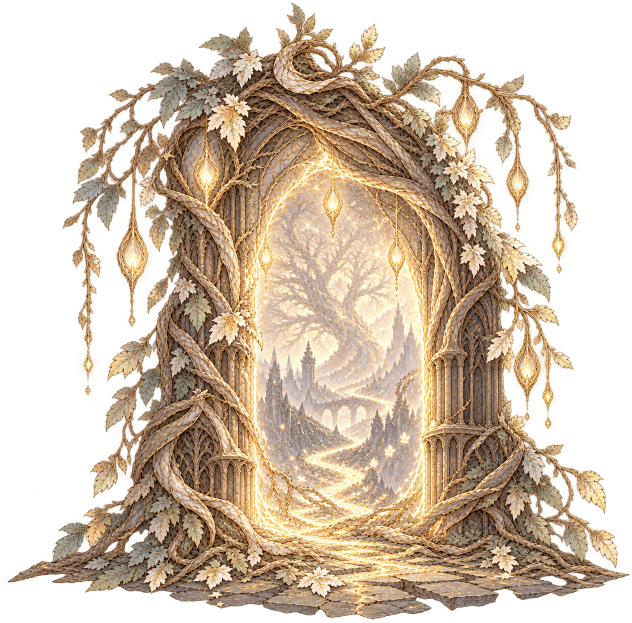
#> input picture art/_원본/objects/포탈.png, 1263 x 1246 px, found by its file name (shown at 1/2 size)
$ python clean_portal.py 'art/_원본/objects/포탈.png' art/objects/portal.png
#> lines starting #> are read from the running program, lines starting #| are printed output that depends on the picture; after the words box and inside, x2 and y2 are one past the last pixel; in counts of white or black regions, pixels touching at a corner belong together
#!/usr/bin/env python3
"""포탈 그림의 배경 제거 찌꺼기(주황 테두리)를 정리한다.
사용: python3 tools/clean_portal.py "art/_원본/objects/포탈.png" art/objects/portal.png
"""
import sys
from PIL import Image
import numpy as np
src, dst = sys.argv[1], sys.argv[2]
a = np.array(Image.open(src).convert("RGBA")).astype(np.float32)
rgb, al = a[..., :3], a[..., 3]
# 1) 아주 옅은 안개 같은 픽셀은 지운다
al[al < 12] = 0
#> al: shape (1246, 1263) float32; min 0, max 255, mean 143.8
# 2) 반투명 가장자리(배경 제거 찌꺼기: 주황빛 테두리)의 색을 가까운 불투명 픽셀 색으로 바꾼다 (알파는 유지)
known = al >= 236
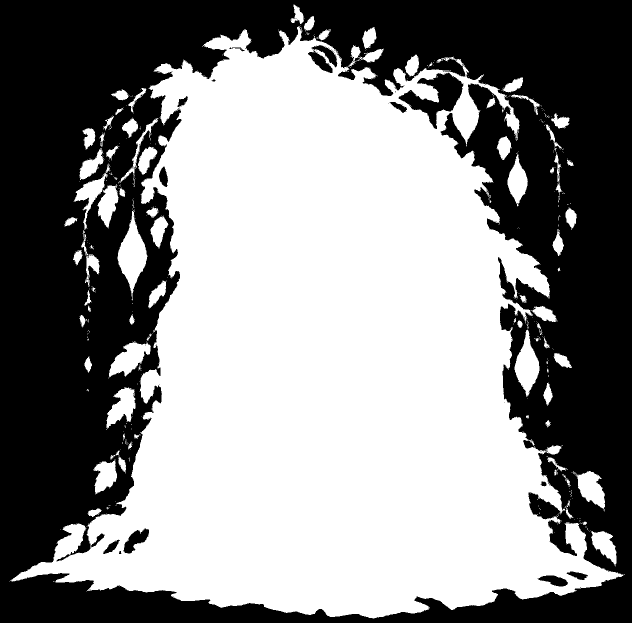
#> known: shape (1246, 1263) bool (shown at 1/2 size); 54.4% white; 111 black regions (96 under 20 px), largest, box (x1, y1, x2, y2) and area: (0, 0, 1263, 1246) 706468, (797, 145, 927, 258) 5790, (616, 90, 675, 146) 1665
col = rgb.copy()
col[~known] = 0
w = known.astype(np.float32)
for _ in range(60):
    # 3x3 이웃 평균으로 한 겹씩 채운다
    acc = np.zeros_like(col); wacc = np.zeros_like(w)
    for dy in (-1, 0, 1):
        for dx in (-1, 0, 1):
            acc += np.roll(np.roll(col * w[..., None], dy, 0), dx, 1)
            wacc += np.roll(np.roll(w, dy, 0), dx, 1)
    fill = wacc > 0
    newcol = np.where(fill[..., None], acc / np.maximum(wacc, 1e-6)[..., None], col)
    newly = fill & (w == 0)
    col = np.where(newly[..., None], newcol, col)
    w = np.where(newly, 1.0, w)
    if not newly.any():
        break
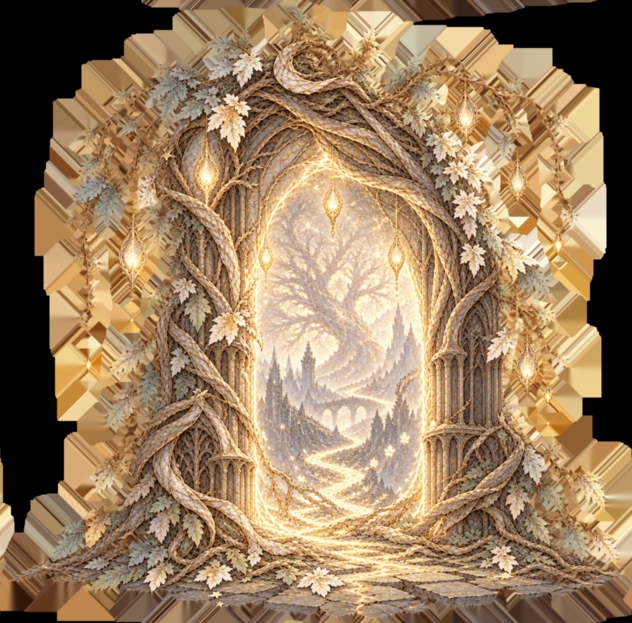
#> acc: shape (1246, 1263, 3) float32 (shown at 1/2 size); mean of channels 0, 1, 2 1389.7, 1144.3, 863; drawn with min black and max white
#> newly: shape (1246, 1263) bool; 0.26% white in thin lines or dots
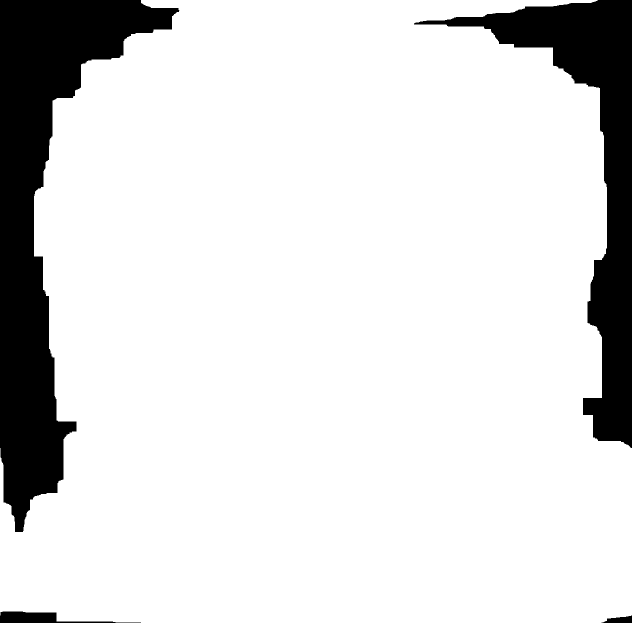
#> w: shape (1246, 1263) float32 (shown at 1/2 size); values 0 (black) and 1 (white), 86.4% white; 4 black regions, box (x1, y1, x2, y2) and area: (0, 0, 359, 1064) 128212, (828, 0, 1263, 896) 81965, (0, 1223, 282, 1246) 2858, (1203, 1231, 1263, 1246) 580
semi = (al > 0) & (al < 236)
#> semi: shape (1246, 1263) bool; 5.7% white; 144 white regions (129 under 20 px), largest, box (x1, y1, x2, y2) and area: (15, 5, 1259, 1240) 83008, (797, 145, 927, 258) 2388, (616, 90, 675, 146) 860
# 채도가 높은(주황) 찌꺼기일수록 이웃 색으로 강하게 바꾼다
mx = rgb.max(-1); mn = rgb.min(-1); sat = (mx - mn)
#> after `mx = rgb.max(-1)`:
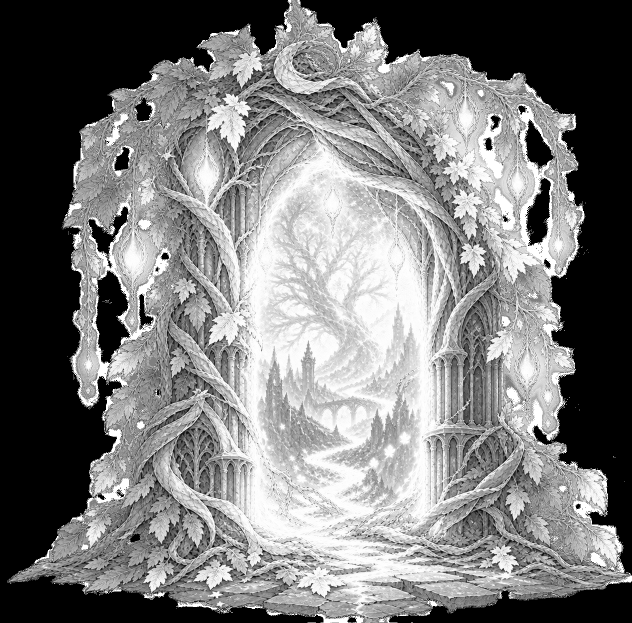
#> mx: shape (1246, 1263) float32 (shown at 1/2 size); min 0, max 255, mean 121.4
#> after `mn = rgb.min(-1)`:
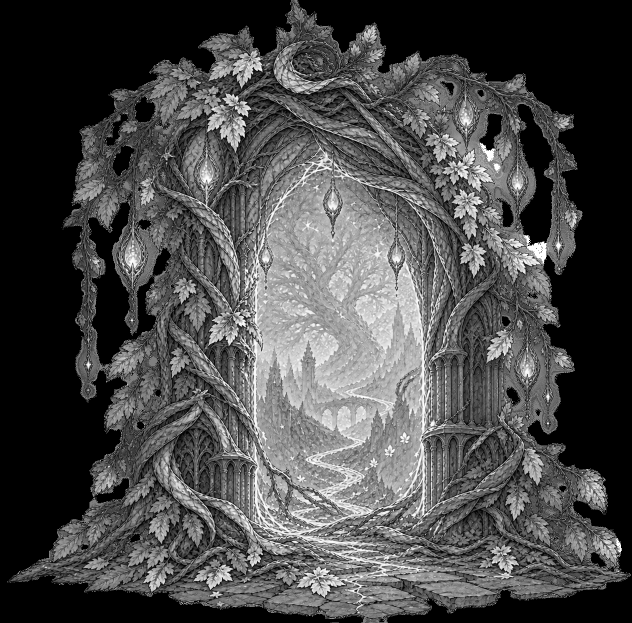
#> mn: shape (1246, 1263) float32 (shown at 1/2 size); min 0, max 255, mean 74.1
#> after `sat = mx - mn`:
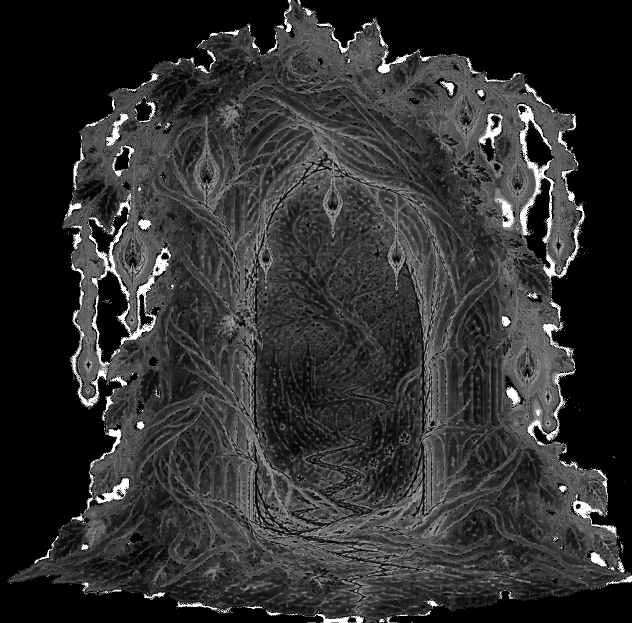
#> sat: shape (1246, 1263) float32 (shown at 1/2 size); min 0, max 255, mean 47.3
t = np.clip((sat - 50) / 90.0, 0, 1)[..., None] * semi[..., None]
out = rgb * (1 - t) + col * t
# 3) 남은 옅은 가장자리는 알파를 살짝 줄여 테두리 느낌을 없앤다
soft = (al > 0) & (al < 120)
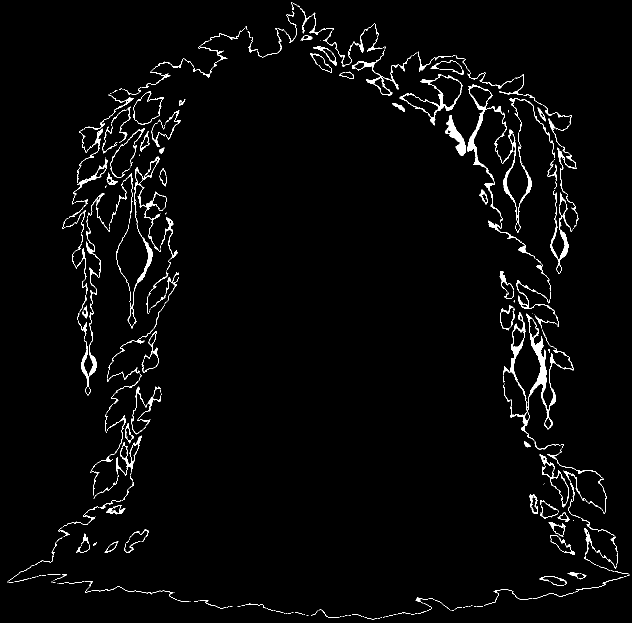
#> soft: shape (1246, 1263) bool (shown at 1/2 size); 2.4% white; 321 white regions (159 under 20 px), largest, box (x1, y1, x2, y2) and area: (1006, 624, 1147, 899) 4318, (935, 169, 1014, 445) 2012, (255, 313, 334, 657) 1911
al[soft] *= 0.8
res = np.concatenate([np.clip(out, 0, 255), al[..., None]], -1).astype(np.uint8)
Image.fromarray(res, "RGBA").save(dst, optimize=True)
print("saved", dst, res.shape)
#| saved art/objects/portal.png (1246, 1263, 4)

$ run again, with art/_원본/objects/이슬방울.PNG copied over art/_원본/objects/포탈.png
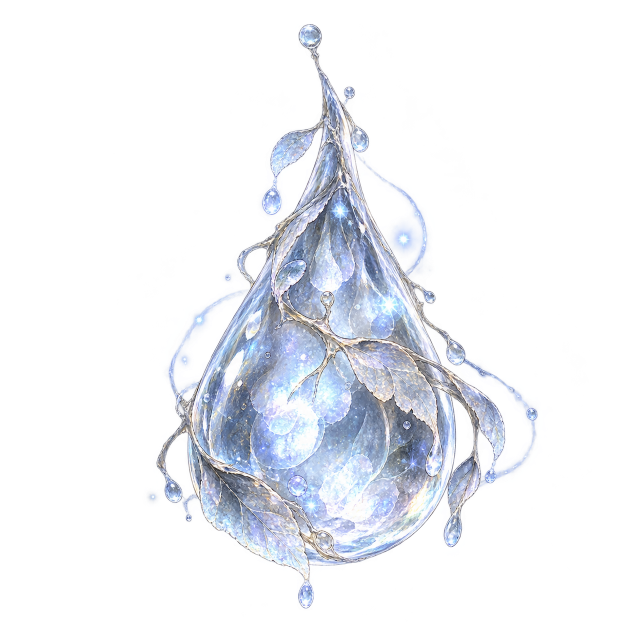
#> input picture art/_원본/objects/이슬방울.PNG, 1254 x 1254 px, found by its file name (shown at 1/2 size)
#> `known = al >= 236`:
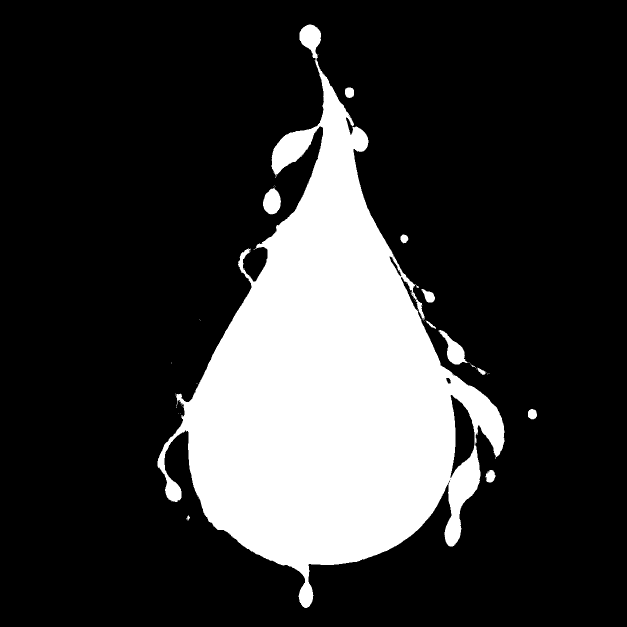
#> known: shape (1254, 1254) bool (shown at 1/2 size); 21.3% white; 51 white regions (39 under 20 px), largest, box (x1, y1, x2, y2) and area: (315, 49, 1009, 1216) 329719, (877, 660, 935, 729) 1575, (526, 376, 562, 429) 1387
#> semi: shape (1254, 1254) bool; 2.3% white; 22 white regions (15 under 20 px), largest, box (x1, y1, x2, y2) and area: (312, 47, 1076, 1218) 35023, (901, 790, 949, 956) 767, (293, 983, 317, 1007) 427
#> `soft = (al > 0) & (al < 120)`:
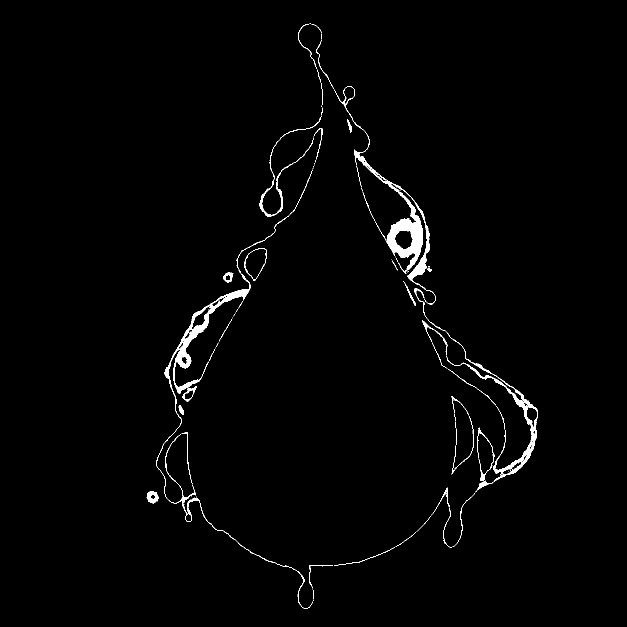
#> soft: shape (1254, 1254) bool (shown at 1/2 size); 1.4% white; 79 white regions (40 under 20 px), largest, box (x1, y1, x2, y2) and area: (668, 172, 872, 609) 6824, (312, 340, 626, 1218) 6038, (829, 577, 1076, 984) 3840
#| saved art/objects/portal.png (1254, 1254, 4)
